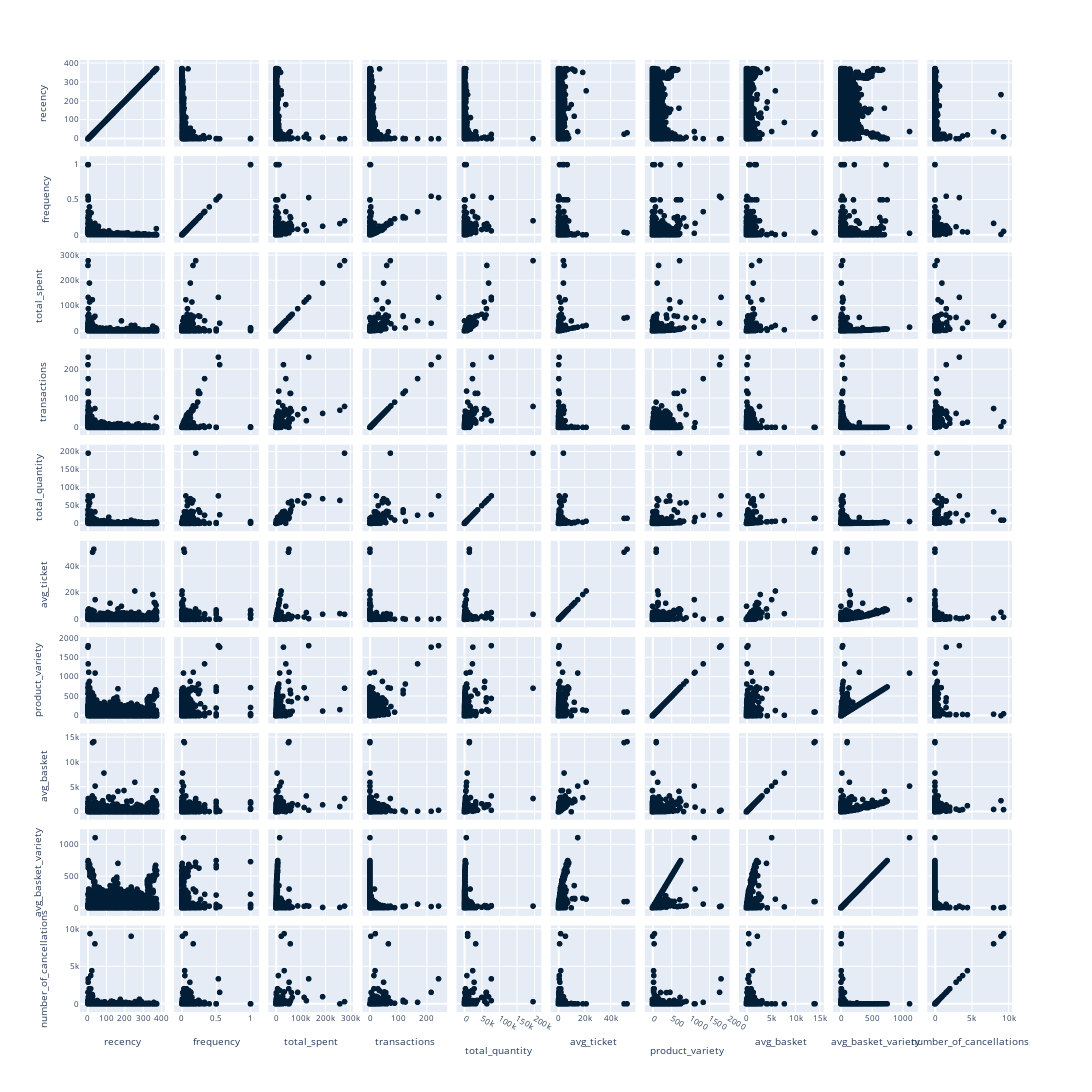

Write notebook code for a chart like this one.
### Markdown cell above
## 4.3 Bivariate Analysis

### Code cell
fig = px.scatter_matrix(df_eda.drop(['customer_id'], axis=1), color_discrete_sequence=[facecolor])
fig.update_layout(width=2000, height=1250, font={'size': 8})
fig.show()

### Figure 1 — Plotly figure (JSON) as saved in the notebook; plotly's stock layout.template omitted (floating-point values rounded to 4 significant figures; data arrays with more than 128 entries replaced by an {"elided": "..."} marker saying what was removed)
{"data": [{"dimensions": [{"axis": {"matches": true}, "label": "recency", "values": {"elided": "5680 int values"}}, {"axis": {"matches": true}, "label": "frequency", "values": {"elided": "5680 float values"}}, {"axis": {"matches": true}, "label": "total_spent", "values": {"elided": "5680 float values"}}, {"axis": {"matches": true}, "label": "transactions", "values": {"elided": "5680 int values"}}, {"axis": {"matches": true}, "label": "total_quantity", "values": {"elided": "5680 int values"}}, {"axis": {"matches": true}, "label": "avg_ticket", "values": {"elided": "5680 float values"}}, {"axis": {"matches": true}, "label": "product_variety", "values": {"elided": "5680 int values"}}, {"axis": {"matches": true}, "label": "avg_basket", "values": {"elided": "5680 float values"}}, {"axis": {"matches": true}, "label": "avg_basket_variety", "values": {"elided": "5680 float values"}}, {"axis": {"matches": true}, "label": "number_of_cancellations", "values": {"elided": "5680 int values"}}], "hovertemplate": "%{xaxis.title.text}=%{x}<br>%{yaxis.title.text}=%{y}<extra></extra>", "legendgroup": "", "marker": {"color": "#021e37", "symbol": "circle"}, "name": "", "showlegend": false, "type": "splom"}], "layout": {"dragmode": "select", "font": {"size": 8}, "height": 1250, "legend": {"tracegroupgap": 0}, "margin": {"t": 60}, "width": 2000}}
